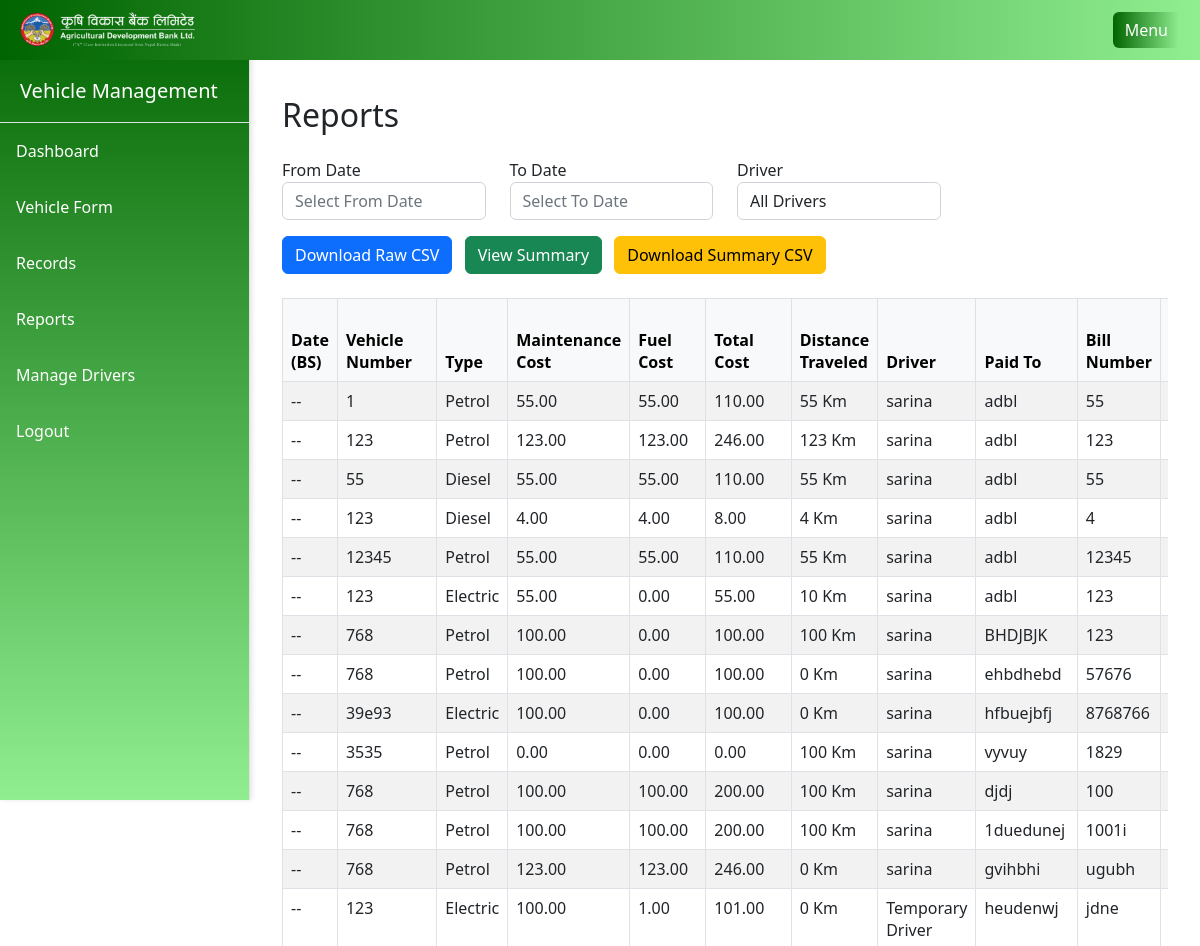
/reports/ (signed in, upper part), run on an earlier commit of the app's database.
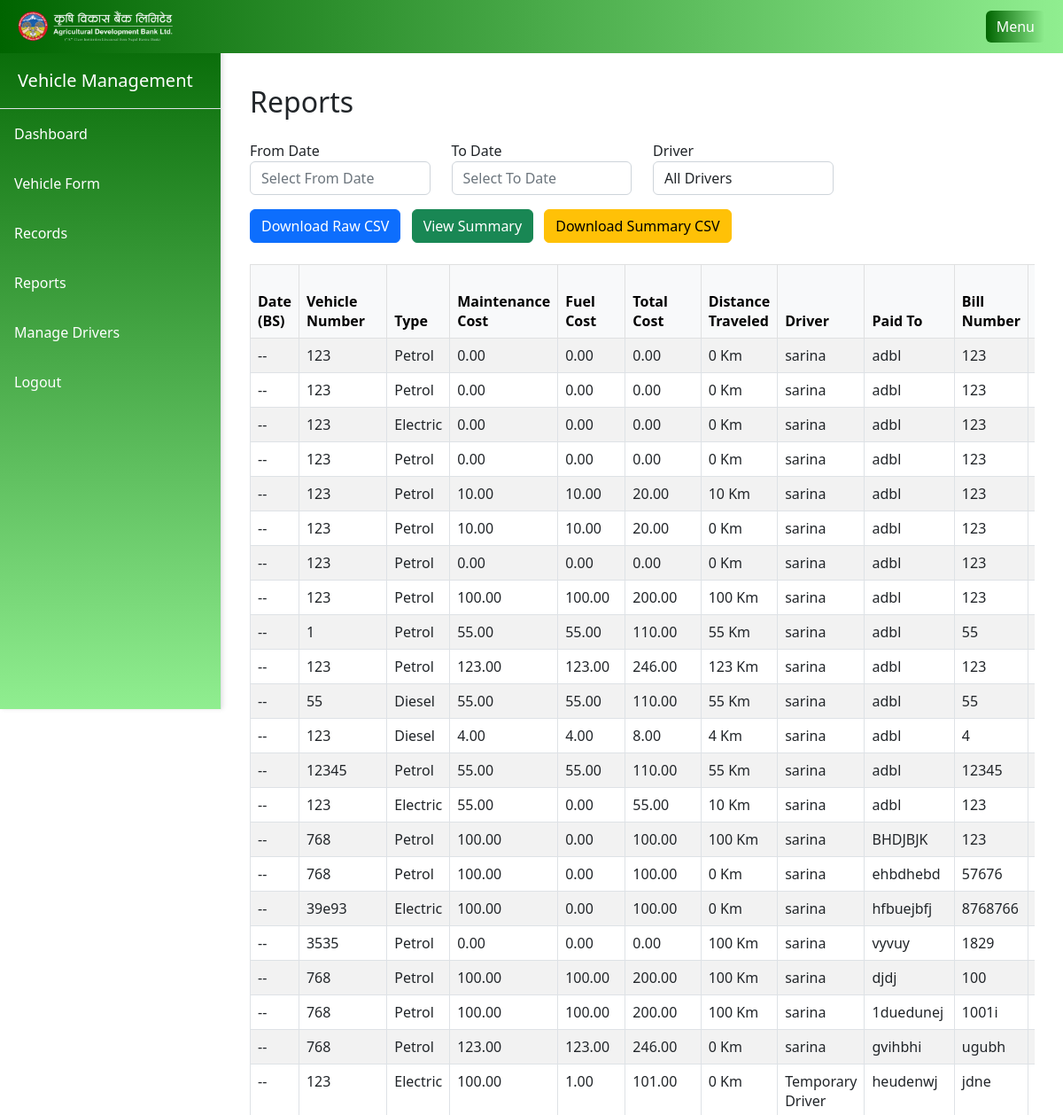
And on a later commit of the database.
### main/models.py (models this page shows, shortened)
class VehicleRecord(models.Model):
    user = models.ForeignKey(User, on_delete=models.CASCADE)
    date = models.DateField()
    vehicle_number = models.CharField(max_length=20)
    vehicle_type = models.CharField(max_length=10, choices=VEHICLES_TYPE_CHOICES)
    maintenance_cost = models.DecimalField(max_digits=10, decimal_places=2)
    fuel_cost = models.DecimalField(max_digits=10, decimal_places=2)
    total_cost = models.DecimalField(max_digits=10, decimal_places=2)
    driver = models.ForeignKey(Driver, on_delete=models.SET_NULL, null=True, default=None)
    paid_to_company = models.CharField(max_length=50)
    bill_number = models.CharField(max_length=50)
    bill_date = models.DateField()
    distance_traveled = models.DecimalField(max_digits=10, decimal_places=2, default=0)
    reason_for_maintenance = models.CharField(max_length=200, blank=True)

class Driver(models.Model):
    driver_id = models.CharField(max_length=20, unique=True)
    name = models.CharField(max_length=50)

### main/views.py (the view)
# urls.py: path('reports/', views.reports, name='reports'),
@user_passes_test(lambda u: u.is_superuser)
def reports(request):
    drivers = Driver.objects.all().order_by('name')
    records = VehicleRecord.objects.all().order_by('-date', '-id')
    return render(request, 'main/reports.html', {'drivers': drivers, 'records': records})

### main/templates/main/reports.html (shortened to what this page needs)
{% extends 'main/base.html' %}
{% block content %}
<h2 class="mb-4">Reports</h2>
<form method="get">
  <div class="row mb-3">
      <div class="col-md-3">
          <label>From Date</label>
          <input type="text" id="from-date" name="from_date" class="form-control" value="{{ from_date }}" placeholder="Select From Date">
      </div>
      <div class="col-md-3">
          <label>To Date</label>
          <input type="text" id="to-date" name="to_date" class="form-control" value="{{ to_date }}" placeholder="Select To Date">
      </div>
      <div class="col-md-3">
          <label>Driver</label>
          <select name="driver" class="form-control selectpicker" data-live-search="true">
              <option value="">All Drivers</option>
          </select>
      </div>
  </div>
  <div class="mb-3">
      <button type="submit" name="action" value="csv" class="btn btn-primary me-2">
    Download Raw CSV
</button>
<button type="submit" name="action" value="summary" class="btn btn-success me-2">
    View Summary
</button>
<button type="submit" name="action" value="summary_csv" class="btn btn-warning">
    Download Summary CSV
</button>
  </div>
</form>
{% if records %}
<div class="table-responsive mt-4">
    <table class="table table-striped table-bordered">
        <thead class="table-light">
            <tr>
                <th>Date (BS)</th>
                <th>Vehicle Number</th>
                <th>Type</th>
                <th>Maintenance Cost</th>
                <th>Fuel Cost</th>
                <th>Total Cost</th>
                <th>Distance Traveled</th>
                <th>Driver</th>
                <th>Paid To</th>
                <th>Bill Number</th>
                <th>Bill Date (BS)</th>
            </tr>
        </thead>
        <tbody>
            {% for record in records %}
            <tr>
                <td>{{ record.bs_date.year }}-{{ record.bs_date.month }}-{{ record.bs_date.day }}</td>
                <td>{{ record.vehicle_number }}</td>
                <td>{{ record.vehicle_type }}</td>
                <td>{{ record.maintenance_cost|floatformat:2 }}</td>
                <td>{{ record.fuel_cost|floatformat:2 }}</td>
                <td>{{ record.total_cost|floatformat:2 }}</td>
                <td>{{ record.distance_traveled|floatformat:0 }} Km</td>
                <td>{{ record.driver.name }}</td>
                <td>{{ record.paid_to_company }}</td>
                <td>{{ record.bill_number }}</td>
                <td>{{ record.bs_bill_date.year }}-{{ record.bs_bill_date.month }}-{{ record.bs_bill_date.day }}</td>
            </tr>
            {% endfor %}
        </tbody>
    </table>
</div>
{% endif %}
{% endblock %}

What changed in the data, as far as the page shows it:
added VehicleRecord: vehicle_number "123", vehicle_type "Petrol", maintenance_cost "0.00", fuel_cost "0.00", total_cost "0.00", distance_traveled "0", driver.name "sarina", paid_to_company "adbl", bill_number "123"
added VehicleRecord: vehicle_number "123", vehicle_type "Petrol", maintenance_cost "0.00", fuel_cost "0.00", total_cost "0.00", distance_traveled "0", driver.name "sarina", paid_to_company "adbl", bill_number "123"
added VehicleRecord: vehicle_number "123", vehicle_type "Electric", maintenance_cost "0.00", fuel_cost "0.00", total_cost "0.00", distance_traveled "0", driver.name "sarina", paid_to_company "adbl", bill_number "123"
added VehicleRecord: vehicle_number "123", vehicle_type "Petrol", maintenance_cost "0.00", fuel_cost "0.00", total_cost "0.00", distance_traveled "0", driver.name "sarina", paid_to_company "adbl", bill_number "123"
added VehicleRecord: vehicle_number "123", vehicle_type "Petrol", maintenance_cost "10.00", fuel_cost "10.00", total_cost "20.00", distance_traveled "10", driver.name "sarina", paid_to_company "adbl", bill_number "123"
added VehicleRecord: vehicle_number "123", vehicle_type "Petrol", maintenance_cost "10.00", fuel_cost "10.00", total_cost "20.00", distance_traveled "0", driver.name "sarina", paid_to_company "adbl", bill_number "123"
added VehicleRecord: vehicle_number "123", vehicle_type "Petrol", maintenance_cost "0.00", fuel_cost "0.00", total_cost "0.00", distance_traveled "0", driver.name "sarina", paid_to_company "adbl", bill_number "123"
added VehicleRecord: vehicle_number "123", vehicle_type "Petrol", maintenance_cost "100.00", fuel_cost "100.00", total_cost "200.00", distance_traveled "100", driver.name "sarina", paid_to_company "adbl", bill_number "123"
